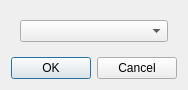
<?xml version="1.0" encoding="UTF-8"?>
<ui version="4.0">
 <class>CChooseActor</class>
 <widget class="QDialog" name="CChooseActor">
  <property name="geometry">
   <rect>
    <x>0</x>
    <y>0</y>
    <width>183</width>
    <height>86</height>
   </rect>
  </property>
  <property name="windowTitle">
   <string>选择要操作的Actor</string>
  </property>
  <layout class="QVBoxLayout" name="verticalLayout">
   <item>
    <widget class="QWidget" name="widget" native="true">
     <layout class="QHBoxLayout" name="horizontalLayout">
      <item>
       <widget class="QComboBox" name="comboBox_Actors"/>
      </item>
     </layout>
    </widget>
   </item>
   <item>
    <widget class="QDialogButtonBox" name="buttonBox">
     <property name="orientation">
      <enum>Qt::Horizontal</enum>
     </property>
     <property name="standardButtons">
      <set>QDialogButtonBox::Cancel|QDialogButtonBox::Ok</set>
     </property>
    </widget>
   </item>
  </layout>
 </widget>
 <resources/>
 <connections>
  <connection>
   <sender>buttonBox</sender>
   <signal>accepted()</signal>
   <receiver>CChooseActor</receiver>
   <slot>accept()</slot>
   <hints>
    <hint type="sourcelabel">
     <x>248</x>
     <y>254</y>
    </hint>
    <hint type="destinationlabel">
     <x>157</x>
     <y>274</y>
    </hint>
   </hints>
  </connection>
  <connection>
   <sender>buttonBox</sender>
   <signal>rejected()</signal>
   <receiver>CChooseActor</receiver>
   <slot>reject()</slot>
   <hints>
    <hint type="sourcelabel">
     <x>316</x>
     <y>260</y>
    </hint>
    <hint type="destinationlabel">
     <x>286</x>
     <y>274</y>
    </hint>
   </hints>
  </connection>
 </connections>
</ui>
